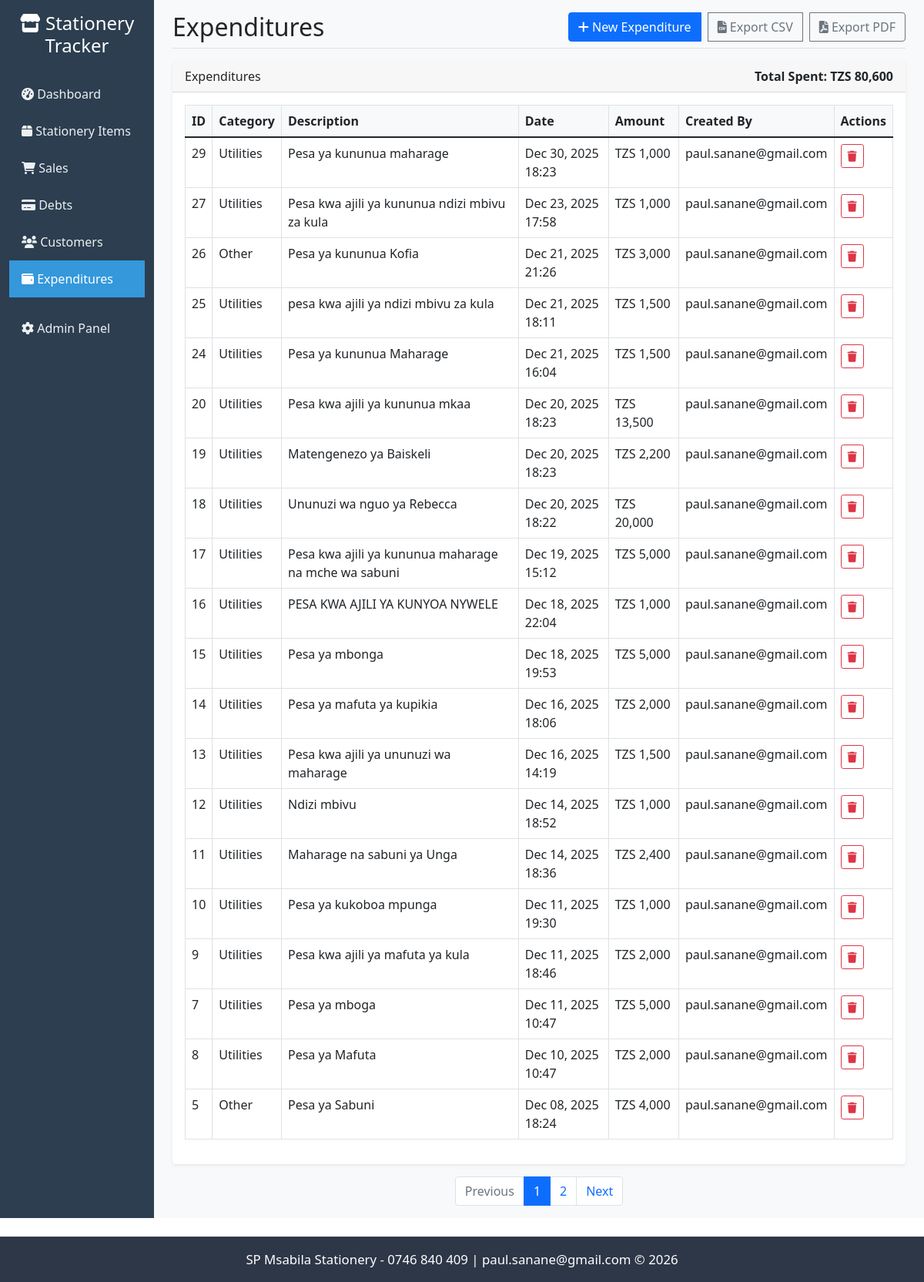
The page /expenditures/ on the database as committed earlier.
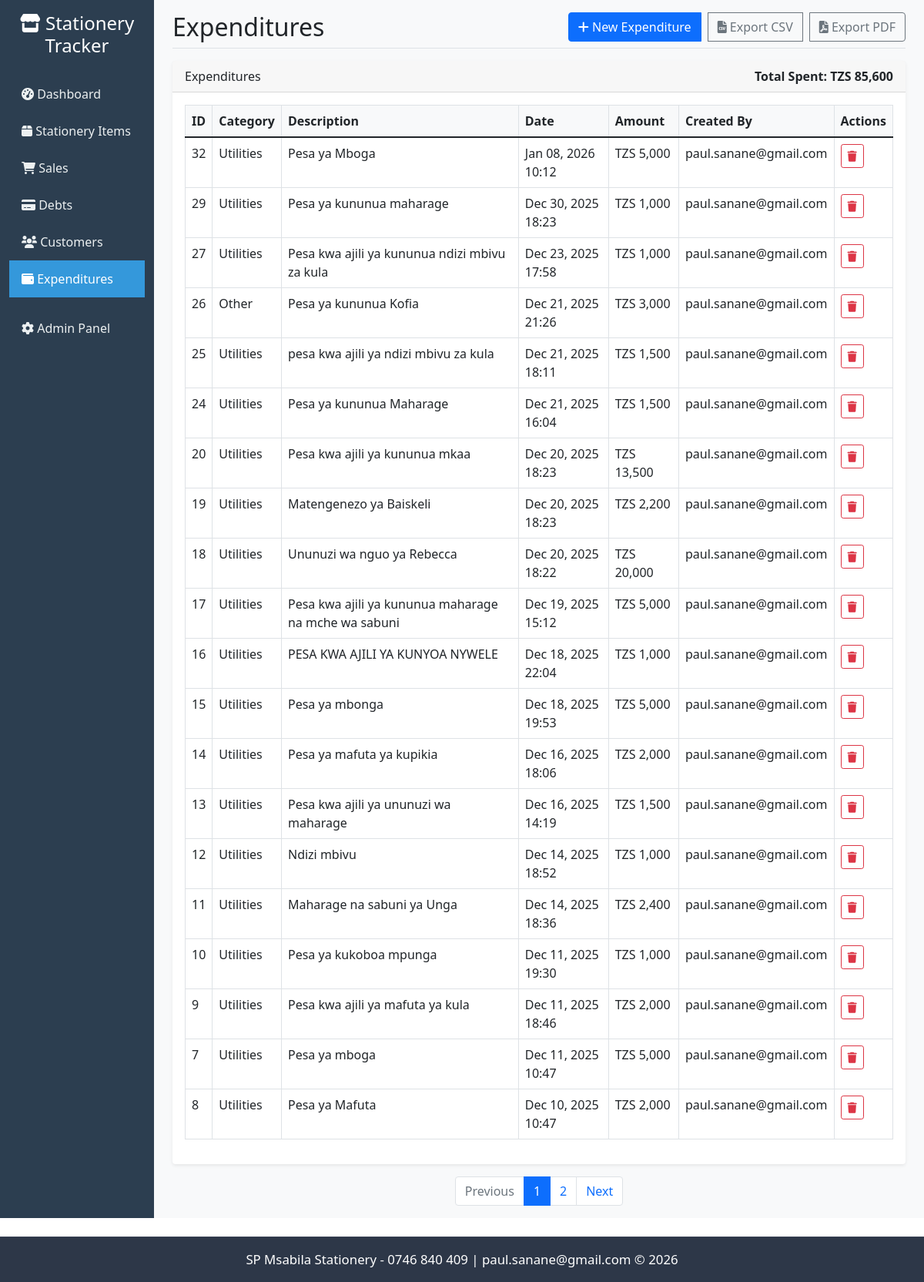
The same page on the database as committed later.
### tracker/models.py (models this page shows, shortened)
class Expenditure(models.Model):
    CATEGORY_CHOICES = [
        ('supplies', 'Supplies'),
        ('rent', 'Rent'),
        ('utilities', 'Utilities'),
        ('salary', 'Salary'),
        ('marketing', 'Marketing'),
        ('other', 'Other'),
    ]
    category = models.CharField(max_length=50, choices=CATEGORY_CHOICES, default='other')
    description = models.TextField(blank=True)
    amount = models.DecimalField(max_digits=12, decimal_places=2, validators=[MinValueValidator(Decimal('0.01'))])
    expense_date = models.DateTimeField(default=timezone.now)
    created_by = models.ForeignKey(User, on_delete=models.SET_NULL, null=True, blank=True)
    created_at = models.DateTimeField(auto_now_add=True)
    class Meta:
        ordering = ['-expense_date']

### tracker/views.py (the view)
# urls.py: path('expenditures/', views.expenditures_list, name='expenditures_list'),
def expenditures_list(request):
    expenditures = Expenditure.objects.all().order_by('-expense_date')
    start_date = request.GET.get('start_date')
    end_date = request.GET.get('end_date')
    if start_date in (None, '', 'None'):
        start_date = None
    if end_date in (None, '', 'None'):
        end_date = None
    if start_date:
        expenditures = expenditures.filter(expense_date__date__gte=start_date)
    if end_date:
        expenditures = expenditures.filter(expense_date__date__lte=end_date)
    total_spent = expenditures.aggregate(total=Sum('amount'))['total'] or Decimal('0')
    page = request.GET.get('page')
    paginator = Paginator(expenditures, 20)
    page_obj = paginator.get_page(page)
    context = {
        'expenditures': page_obj,
        'start_date': start_date,
        'end_date': end_date,
        'total_spent': total_spent,
        'paginator': paginator,
        'page_obj': page_obj,
    }
    return render(request, 'tracker/expenditures_list.html', context)

### tracker/templatetags/querystring.py (called while the page is built)
@register.simple_tag(takes_context=True)
def url_replace(context, field, value):
    request = context.get('request')
    if not request:
        return ''
    params = request.GET.copy()
    if value in (None, '', 'None'):
        params.pop(field, None)
    else:
        params[field] = value
    return params.urlencode()

### templates/tracker/expenditures_list.html (shortened to what this page needs)
{% extends 'base.html' %}
{% load humanize tz querystring %}
{% block page_title %}Expenditures{% endblock %}
{% block page_actions %}
<div class="btn-group" role="group">
    <a href="{% url 'create_expenditure' %}" class="btn btn-primary">
        <i class="fas fa-plus"></i> New Expenditure
    </a>
    <a href="{% url 'expenditures_export' %}" class="btn btn-outline-secondary ms-2">
        <i class="fas fa-file-csv"></i> Export CSV
    </a>
    <a href="{% url 'expenditures_export_pdf' %}" class="btn btn-outline-secondary ms-2">
        <i class="fas fa-file-pdf"></i> Export PDF
    </a>
</div>
{% endblock %}
{% block content %}
<div class="card">
    <div class="card-header d-flex justify-content-between align-items-center">
        <h6 class="m-0">Expenditures</h6>
        <div><strong>Total Spent: TZS {{ total_spent|floatformat:0|intcomma }}</strong></div>
    </div>
    <div class="card-body">
        {% if expenditures %}
        <div class="table-responsive">
            <table class="table table-bordered table-hover">
                <thead>
                    <tr>
                        <th>ID</th>
                        <th>Category</th>
                        <th>Description</th>
                        <th>Date</th>
                        <th>Amount</th>
                        <th>Created By</th>
                        <th>Actions</th>
                    </tr>
                </thead>
                <tbody>
                    {% for e in expenditures %}
                    <tr>
                        <td>{{ e.id }}</td>
                        <td>{{ e.get_category_display }}</td>
                        <td>{{ e.description|default:'-' }}</td>
                        <td>{{ e.expense_date|localtime|date:'M d, Y H:i' }}</td>
                        <td>TZS {{ e.amount|floatformat:0|intcomma }}</td>
                        <td>{{ e.created_by.get_full_name|default:e.created_by.username }}</td>
                        <td>
                            <form method="post" action="{% url 'delete_expenditure' e.pk %}" class="d-inline">
                                <button type="submit" class="btn btn-sm btn-outline-danger" onclick="return confirm('Delete this expenditure?');">
                                    <i class="fas fa-trash"></i>
                                </button>
                            </form>
                        </td>
                    </tr>
                    {% endfor %}
                </tbody>
            </table>
        </div>
        {% else %}
            <p class="text-muted">No expenditures recorded yet.</p>
        {% endif %}
    </div>
</div>
{% if page_obj.has_other_pages %}
<nav aria-label="Expenditures pagination" class="mt-3">
    <ul class="pagination justify-content-center">
        {% if page_obj.has_previous %}
            <li class="page-item"><a class="page-link" href="?{% url_replace 'page' page_obj.previous_page_number %}">Previous</a></li>
        {% else %}
            <li class="page-item disabled"><span class="page-link">Previous</span></li>
        {% endif %}
        {% for num in page_obj.paginator.page_range %}
            {% if num == page_obj.number %}
                <li class="page-item active"><span class="page-link">{{ num }}</span></li>
            {% else %}
                <li class="page-item"><a class="page-link" href="?{% url_replace 'page' num %}">{{ num }}</a></li>
            {% endif %}
        {% endfor %}
        {% if page_obj.has_next %}
            <li class="page-item"><a class="page-link" href="?{% url_replace 'page' page_obj.next_page_number %}">Next</a></li>
        {% else %}
            <li class="page-item disabled"><span class="page-link">Next</span></li>
        {% endif %}
    </ul>
</nav>
{% endif %}
{% endblock %}

### templates/base.html (shortened to what this page needs)
<!DOCTYPE html>
<html lang="en">
<head>
    <link href="https://cdn.jsdelivr.net/npm/bootstrap@5.1.3/dist/css/bootstrap.min.css" rel="stylesheet">
    <link href="https://cdnjs.cloudflare.com/ajax/libs/font-awesome/6.0.0/css/all.min.css" rel="stylesheet">
    {% load static tz %}
    <link href="{% static 'custom.css' %}" rel="stylesheet">
</head>
<body>
    {% localtime on %}
    <div class="container-fluid">
        <div class="row">
            <nav class="col-md-3 col-lg-2 d-md-block sidebar collapse" id="sidebar">
                <div class="position-sticky pt-3">
                    <div class="text-center mb-4 position-relative">
                        <h4 class="text-white">
                            <i class="fas fa-store"></i> Stationery Tracker
                        </h4>
                    </div>
                    <ul class="nav flex-column">
                        <li class="nav-item">
                            <a class="nav-link {% if request.resolver_match.url_name == 'dashboard' %}active{% endif %}" href="{% url 'dashboard' %}">
                                <i class="fas fa-tachometer-alt"></i> Dashboard
                            </a>
                        </li>
                        <li class="nav-item">
                            <a class="nav-link {% if 'stationery' in request.resolver_match.url_name %}active{% endif %}" href="{% url 'stationery_list' %}">
                                <i class="fas fa-box"></i> Stationery Items
                            </a>
                        </li>
                        <li class="nav-item">
                            <a class="nav-link {% if 'sales' in request.resolver_match.url_name %}active{% endif %}" href="{% url 'sales_list' %}">
                                <i class="fas fa-shopping-cart"></i> Sales
                            </a>
                        </li>
                        <li class="nav-item">
                            <a class="nav-link {% if 'debts' in request.resolver_match.url_name %}active{% endif %}" href="{% url 'debts_list' %}">
                                <i class="fas fa-credit-card"></i> Debts
                            </a>
                        </li>
                        <li class="nav-item">
                            <a class="nav-link {% if 'customers' in request.resolver_match.url_name %}active{% endif %}" href="{% url 'customers_list' %}">
                                <i class="fas fa-users"></i> Customers
                            </a>
                        </li>
                        <li class="nav-item">
                            <a class="nav-link {% if 'expend' in request.resolver_match.url_name %}active{% endif %}" href="{% url 'expenditures_list' %}">
                                <i class="fas fa-wallet"></i> Expenditures
                            </a>
                        </li>
                        <li class="nav-item mt-3">
                            <a class="nav-link" href="/admin/">
                                <i class="fas fa-cog"></i> Admin Panel
                            </a>
                        </li>
                    </ul>
                </div>
            </nav>
            <main class="col-md-9 ms-sm-auto col-lg-10 px-md-4 main-content">
                <div class="d-flex justify-content-between flex-wrap flex-md-nowrap align-items-center pt-3 pb-2 mb-3 border-bottom">
                    <div class="d-flex align-items-center">
                        <h1 class="h2 mb-0">{% block page_title %}Dashboard{% endblock %}</h1>
                    </div>
                    <div class="btn-toolbar mb-2 mb-md-0">
                        {% block page_actions %}{% endblock %}
                    </div>
                </div>
                {% block content %}{% endblock %}
            </main>
        </div>
    </div>
    {% endlocaltime %}
        <footer class="text-center text-white mt-4" style="background-color:#2d3748;border-top: 1px solid rgba(255,255,255,0.06);">
            <div class="container py-3">
                <small style="font-size:1.05rem;">SP Msabila Stationery - 0746 840 409 | paul.sanane@gmail.com &copy; {% now "Y" %}</small>
            </div>
        </footer>
</body>
</html>

### static/custom.css (style rules this page uses)
.sidebar .nav-link.active { background-color: #3498db !important; color: #fff !important; }

### templates/base.html (style rules this page uses)
.sidebar { min-height: 100vh; background-color: #2c3e50; }
.sidebar .nav-link { color: #ecf0f1; padding: 0.75rem 1rem; }
.sidebar .nav-link.active { background-color: #3498db; color: #fff; }
.main-content { background-color: #f8f9fa; min-height: 100vh; }
.card { border: none; box-shadow: 0 0.125rem 0.25rem rgba(0, 0, 0, 0.075); }
.table th { background-color: #f8f9fa; border-top: none; }

Rows that differ between the two databases and show on the page:
no longer on this page (row unchanged): Expenditure: id "5", category "Other", description "Pesa ya Sabuni", expense_date "Dec 08, 2025 18:24", amount "4,000", created_by.get_full_name "paul.sanane@gmail.com"
added Expenditure: id "32", category "Utilities", description "Pesa ya Mboga", expense_date "Jan 08, 2026 10:12", amount "5,000", created_by.get_full_name "paul.sanane@gmail.com"
Other text that changed with them:
{{ total_spent|floatformat:0|intcomma }}: "80,600" → "85,600"
